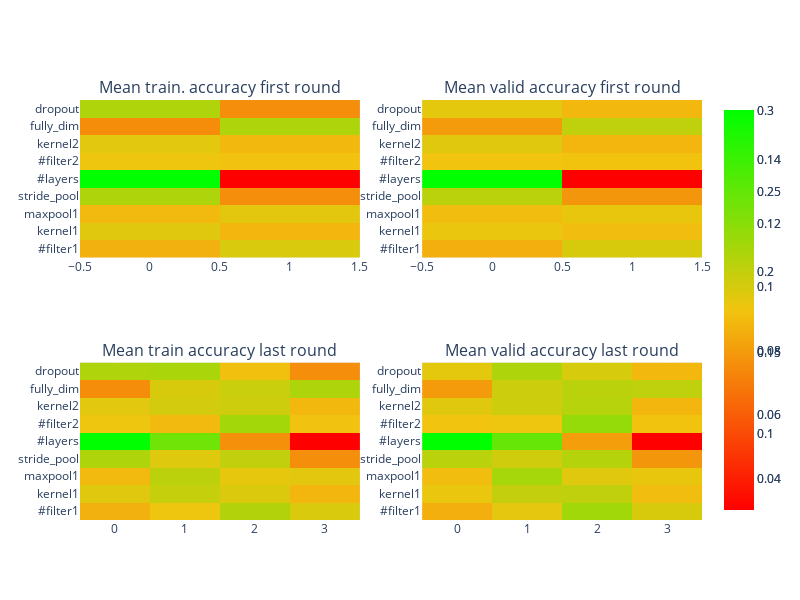

The notebook cell this image was saved under:
### Code cell
#hyperparameters studied for this neural network
y = ['#filter1','kernel1','maxpool1','stride_pool','#layers',
         '#filter2','kernel2','fully_dim','dropout']
plot_IAHOS(y,ogp,ogp2,tgp,tgp2)

### Figure 1 — Plotly figure (JSON) as saved in the notebook; plotly's stock layout.template omitted (floating-point values rounded to 4 significant figures)
{"data": [{"colorscale": [[0, "#FF0000"], [0.5, "#F1C40F"], [1, "#00FF00"]], "type": "heatmap", "x": [0, 1], "xaxis": "x", "y": ["#filter1", "kernel1", "maxpool1", "stride_pool", "#layers", "#filter2", "kernel2", "fully_dim", "dropout"], "yaxis": "y", "z": [[0.08678, 0.0989], [0.09718, 0.0885], [0.08919, 0.0965], [0.1102, 0.07553], [0.1555, 0.03015], [0.0935, 0.09218], [0.09683, 0.08885], [0.07529, 0.1104], [0.11, 0.07571]]}, {"colorscale": [[0, "#FF0000"], [0.5, "#F1C40F"], [1, "#00FF00"]], "type": "heatmap", "x": [0, 1], "xaxis": "x2", "y": ["#filter1", "kernel1", "maxpool1", "stride_pool", "#layers", "#filter2", "kernel2", "fully_dim", "dropout"], "yaxis": "y2", "z": [[0.163, 0.1902], [0.1802, 0.173], [0.1725, 0.1808], [0.2056, 0.1476], [0.3007, 0.05254], [0.1771, 0.1761], [0.1857, 0.1675], [0.1508, 0.2024], [0.184, 0.1692]]}, {"colorscale": [[0, "#FF0000"], [0.5, "#F1C40F"], [1, "#00FF00"]], "type": "heatmap", "x": [0, 1, 2, 3], "xaxis": "x3", "y": ["#filter1", "kernel1", "maxpool1", "stride_pool", "#layers", "#filter2", "kernel2", "fully_dim", "dropout"], "yaxis": "y3", "z": [[0.08678, 0.09355, 0.1092, 0.0989], [0.09718, 0.1041, 0.09864, 0.0885], [0.08919, 0.1071, 0.09562, 0.0965], [0.1102, 0.09773, 0.105, 0.07553], [0.1555, 0.1264, 0.07631, 0.03015], [0.0935, 0.08974, 0.113, 0.09218], [0.09683, 0.1007, 0.102, 0.08885], [0.07529, 0.09958, 0.1031, 0.1104], [0.11, 0.1111, 0.09161, 0.07571]]}, {"colorscale": [[0, "#FF0000"], [0.5, "#F1C40F"], [1, "#00FF00"]], "type": "heatmap", "x": [0, 1, 2, 3], "xaxis": "x4", "y": ["#filter1", "kernel1", "maxpool1", "stride_pool", "#layers", "#filter2", "kernel2", "fully_dim", "dropout"], "yaxis": "y4", "z": [[0.163, 0.1835, 0.2181, 0.1902], [0.1802, 0.2005, 0.2012, 0.173], [0.1725, 0.2157, 0.1859, 0.1808], [0.2056, 0.1939, 0.2077, 0.1476], [0.3007, 0.2489, 0.1527, 0.05254], [0.1771, 0.1779, 0.2238, 0.1761], [0.1857, 0.1945, 0.2071, 0.1675], [0.1508, 0.1961, 0.2055, 0.2024], [0.184, 0.2112, 0.1905, 0.1692]]}], "layout": {"annotations": [{"font": {"size": 16}, "showarrow": false, "text": "Mean train. accuracy first round", "x": 0.225, "xanchor": "center", "xref": "paper", "y": 1, "yanchor": "bottom", "yref": "paper"}, {"font": {"size": 16}, "showarrow": false, "text": "Mean valid accuracy first round", "x": 0.775, "xanchor": "center", "xref": "paper", "y": 1, "yanchor": "bottom", "yref": "paper"}, {"font": {"size": 16}, "showarrow": false, "text": "Mean train accuracy last round", "x": 0.225, "xanchor": "center", "xref": "paper", "y": 0.375, "yanchor": "bottom", "yref": "paper"}, {"font": {"size": 16}, "showarrow": false, "text": "Mean valid accuracy last round", "x": 0.775, "xanchor": "center", "xref": "paper", "y": 0.375, "yanchor": "bottom", "yref": "paper"}], "height": 600, "width": 800, "xaxis": {"anchor": "y", "domain": [0, 0.45]}, "xaxis2": {"anchor": "y2", "domain": [0.55, 1]}, "xaxis3": {"anchor": "y3", "domain": [0, 0.45]}, "xaxis4": {"anchor": "y4", "domain": [0.55, 1]}, "yaxis": {"anchor": "x", "domain": [0.625, 1]}, "yaxis2": {"anchor": "x2", "domain": [0.625, 1]}, "yaxis3": {"anchor": "x3", "domain": [0, 0.375]}, "yaxis4": {"anchor": "x4", "domain": [0, 0.375]}}}
